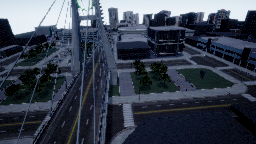
#> input picture images/img0.png, 256 x 144 px
$ python dense_optical_flow.py
#> lines starting #> are read from the running program, lines starting #| are printed output that depends on the picture; long printed decimals are rounded; pictures that were not available may be replaced by others from this repository, and a replacement may not be noted
import cv2 as cv
import numpy as np


# first frame (make it gray)
img_num=0
img = cv.imread("../images/img" + str(img_num) + ".png", cv.IMREAD_COLOR)
#> img is the input picture: shape (144, 256, 3); mean B, G, R 80, 66.4, 58.9
img_gray = cv.cvtColor(img, cv.COLOR_BGR2GRAY)

img_next = cv.imread("../images/img" + str(img_num+5) + ".png", cv.IMREAD_COLOR)
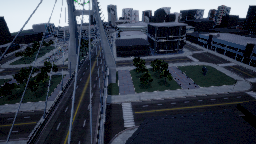
#> input picture images/img1.png, 256 x 144 px, given in place of img5.png, which was not available
#> img_next is the input picture: shape (144, 256, 3); mean B, G, R 75.4, 61.8, 54.5
img_next_gray = cv.cvtColor(img_next, cv.COLOR_BGR2GRAY)

# Create a mask image for drawing purposes
mask = np.zeros_like(img)
# Sets image saturation to maximum
mask[..., 1] = 255

pyr_scale = 0.1
levels = 3
winsize = 15 # was 15
iterations = 3
poly_n = 5
poly_sigma = 1.2
flags = 0
flow = cv.calcOpticalFlowFarneback(img_gray, img_next_gray,
                                    None,
                                    pyr_scale, levels, winsize, iterations, poly_n, poly_sigma, flags)


# Computes the magnitude and angle of the 2D vectors
magnitude, angle = cv.cartToPolar(flow[..., 0], flow[..., 1])
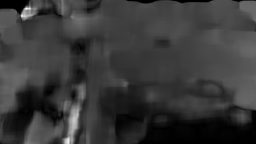
#> magnitude: shape (144, 256) float32; min 5.39e-07, max 12.83, mean 2.88; drawn with min black and max white
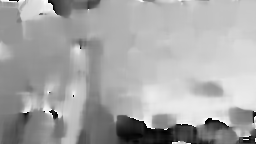
#> angle: shape (144, 256) float32; min 0.00149, max 6.28, mean 4.11; drawn with min black and max white
h, w = magnitude.shape
#> h = 144; w = 256

"""
for i in range(h):
  for j in range(w):
    if magnitude[i,j] < 5:
      magnitude[i,j] = 0.0
      angle[i,j] = 0.0
"""

print(magnitude, magnitude.shape)
#> (printed output is left out)

top_magnitude = np.sum(magnitude[:h//2, :]) / np.sum(magnitude)
#> top_magnitude = 0.586
bottom_magnitude = np.sum(magnitude[h//2:, :]) / np.sum(magnitude)
#> bottom_magnitude = 0.414
left_magnitude = np.sum(magnitude[:, :w//2]) / np.sum(magnitude)
#> left_magnitude = 0.524
right_magnitude = np.sum(magnitude[:, w//2:]) / np.sum(magnitude)
#> right_magnitude = 0.476

if top_magnitude > bottom_magnitude:
  print('bottom', bottom_magnitude)
#| bottom 0.4136
else:
  print('top', top_magnitude)
if left_magnitude > right_magnitude:
  print('right', right_magnitude)
#| right 0.4759
else:
  print('left', left_magnitude)


#print(top_magnitude, bottom_magnitude, left_magnitude, right_magnitude)

# make faster
dot = np.zeros((h,w))
for i in range(h):
  for j in range(w):
    if i == h//2 and j == w//2:
      continue
    from_cam_center = np.array([i-h//2, j-w//2])
    dot[i,j] = np.dot(flow[i,j,:], from_cam_center / np.linalg.norm(from_cam_center))
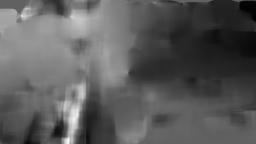
#> dot: shape (144, 256) float64; min -5.31, max 8.62, mean -0.309; drawn with min black and max white

expansion_magnitude = np.sum(dot)
#> expansion_magnitude = -11385.4
print(expansion_magnitude)
#| -11385.415


# Sets image hue according to the optical flow
# direction
mask[..., 0] = angle * 180 / np.pi / 2
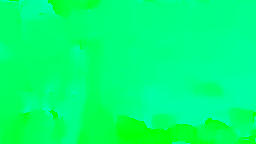
#> mask: shape (144, 256, 3); mean of channels 0, 1, 2 117.4, 255, 0; drawn as B, G, R

# Sets image value according to the optical flow
# magnitude (normalized)
mask[..., 2] = cv.normalize(magnitude, None, 0, 255, cv.NORM_MINMAX)
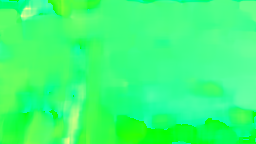
#> mask: shape (144, 256, 3); mean of channels 0, 1, 2 117.4, 255, 56.8; drawn as B, G, R

# Converts HSV to RGB (BGR) color representation
rgb = cv.cvtColor(mask, cv.COLOR_HSV2BGR)
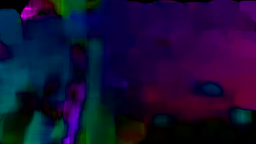
#> rgb: shape (144, 256, 3); mean B, G, R 51.3, 13.4, 22.7

cv.imwrite('../images/img' + str(img_num+5) + '_flow_dense.png', rgb)
